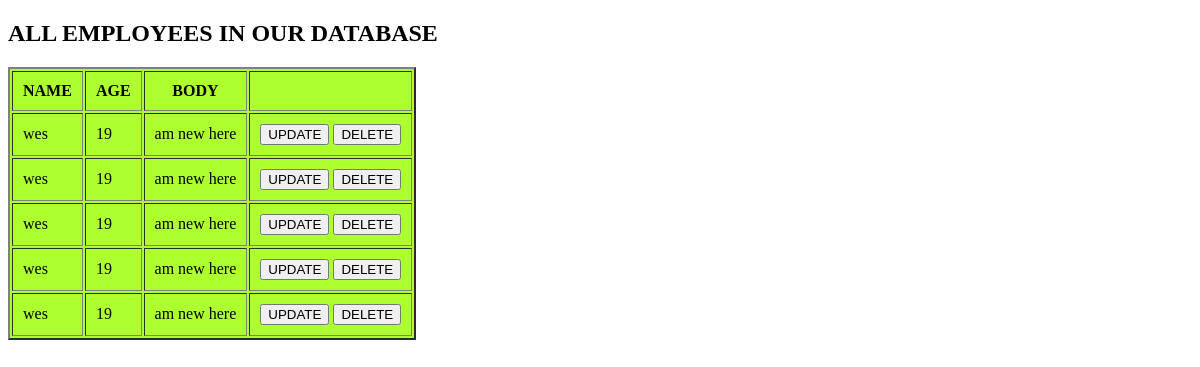
Before: /patients/show/ with the older database file.
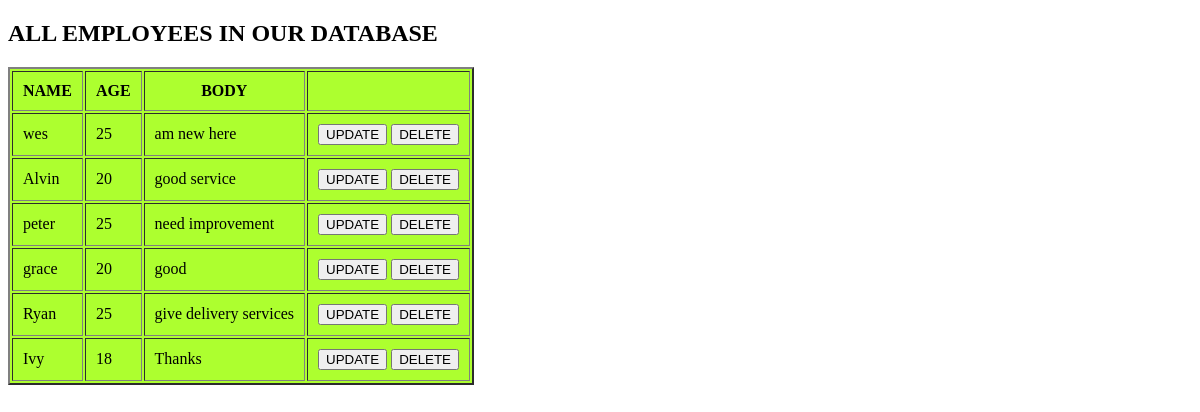
After: the same page with the newer database file.
### patients/models.py (models this page shows, shortened)
class Student(models.Model):
    name = models.CharField(max_length=15)
    age = models.IntegerField()
    body = models.TextField()

### patients/views.py (the view)
# urls.py: path('show/',views.show,name='show'),
def show(request):
    context = {'show': Student.objects.all()}
    return render(request,'show.html',context)

### patients/templates/show.html (shortened to what this page needs)
<!DOCTYPE html>
<html lang="en">
<head>
</head>
<body>
<h2>ALL EMPLOYEES IN OUR DATABASE</h2>
<table style="background-color:greenyellow" border="2" cellpadding="10" >
    <tr>
    <th>NAME</th>
    <th>AGE</th>
    <th>BODY</th>
    <th>
    </th>
    </tr>
    <tbody>
    {% for employee in show %}
    <tr>
        <td>{{employee.name}}</td>
        <td>{{employee.age}}</td>
        <td>{{employee.body}}</td>
        <td>
            <a href="{% url 'employee_update' employee.id%}"><button>UPDATE</button></a>
            <a href="{% url 'delete' employee.id%}"><button>DELETE</button></a>
        </td>
    </tr>
    {% endfor %}
    </tbody>
</table>
</body>
</html>

Changed rows visible on the page:
removed Student: name "wes", age "19", body "am new here"
removed Student: name "wes", age "19", body "am new here"
removed Student: name "wes", age "19", body "am new here"
removed Student: name "wes", age "19", body "am new here"
changed Student "wes": age "19" → "25"
added Student: name "Alvin", age "20", body "good service"
added Student: name "peter", age "25", body "need improvement"
added Student: name "grace", age "20", body "good"
added Student: name "Ryan", age "25", body "give delivery services"
added Student: name "Ivy", age "18", body "Thanks"
